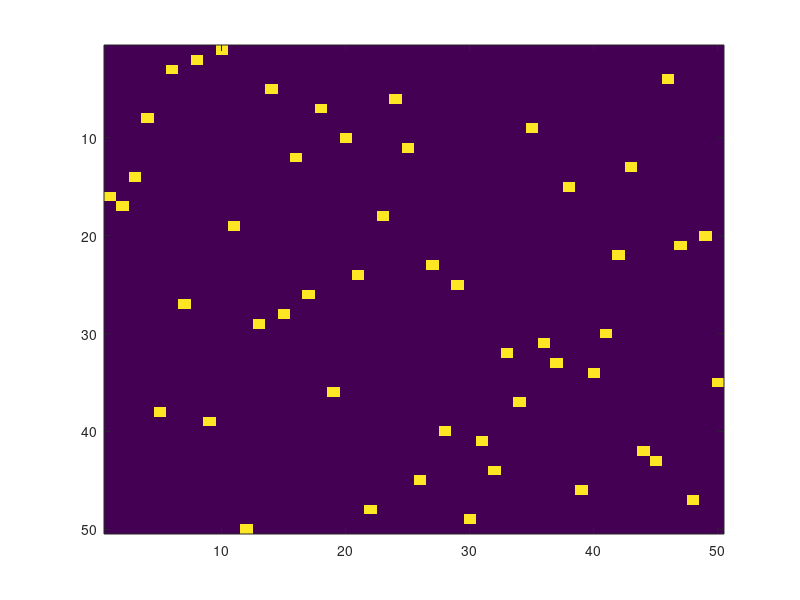

Here is the MATLAB script that generated this plot: (Note: this script raises an error after producing the figure.)
%NEU422_HW2_analysis
%% sequence model
N = 50;
A = eye(N);
A = A(randperm(N),:);
imagesc(A)

observeNetworkActivity(A);

sigma = 0.3;
AA = A+randn(N,N)*sigma;
AA(AA>1) = 1;
AA(AA<0) = 0;
observeNetworkActivity(A);

learnWeights;

%% Neural dynamics in data
load('/Users/Macintosh/Desktop/fiete_sim-master/k55_20160613_RSM.mat')

%% Behavioral correlation
window = 110;
acs = 20;
lefturn = [];
righturn = [];
for tr = 1:size(trials,1)
    thistrial = trials(tr);
    if thistrial.goodQuality==1 && thistrial.mainTrial==1
       pos = thistrial.fArmEntry;
       %at the arm entry point, we can check the position or velocity, and
       %sort with choice or types of trials
       if thistrial.choice=='L' %thistrial.trialType=='L' %
           lefturn = [lefturn; data.velocity(pos-window:pos+acs)];
           %lefturn = [lefturn; data.position(pos-window:pos+acs)];
       end
       if thistrial.choice=='R' %thistrial.trialType=='R' %
           righturn = [righturn; data.velocity(pos-window:pos+acs)];
           %righturn = [righturn; data.position(pos-window:pos+acs)];
       end
    end
end
dt = mean(diff(data.time));
plot(-window*dt:dt:acs*dt,lefturn','r')
hold on
plot(-window*dt:dt:acs*dt,righturn','b')
xlabel('time to arm entry')
ylabel('velocity')

%% Task/choice-modulated transients
window = 110;
acs = 20;
temp = [];
index = 0;
for tr = 1:size(trials,1)
    thistrial = trials(tr);
    if thistrial.goodQuality==1 && thistrial.mainTrial==1
        if thistrial.correctChoice==1  %choice-specific
            pos = thistrial.fCueEntry; %task structure
            temp = [temp; data.DFF(pos-window:pos+acs,:)'];
            index = index+1;
        end
    end
end
%%%temp is trials*neurons X time
temp = reshape(temp, index,size(temp,1)/index,size(temp,2));
%%%now Raster is tiral X neurons X time
Raster = squeeze(nanmean(temp,1));
dt = mean(diff(data.time));
imagesc(-window*dt:dt:acs*dt,1:size(Raster,1),Raster)
xlabel('time to arm entry')
ylabel('cell ID')

%% find specific cells
prefcell = [];
criteria = 5;
for nn = 1:size(data.DFF,2)
    tempL = [];  tempR = [];
    for tr = 1:size(trials,1)
        thistrial = trials(tr);
        if thistrial.goodQuality==1 && thistrial.mainTrial==1
            pos = thistrial.fMemEntry;
            if thistrial.choice=='L'; tempL = [tempL; nanmean(data.DFF(pos-window:pos+acs,nn))]; end;
            if thistrial.choice=='R'; tempR = [tempR; nanmean(data.DFF(pos-window:pos+acs,nn))]; end;  
        end
    end
    %if nanmean(tempL)/nanvar(tempL) > criteria*nanmean(tempR)/nanvar(tempR)
    %    prefcell = [prefcell nn];
    %end
    prefcell = [prefcell nanmean(tempL)/(nanmean(tempL)+nanmean(tempR))];
end
%% plotting
cellid = 198; %260
trialss= [];
for tr = 1:size(trials,1)
    thistrial = trials(tr);
    if thistrial.goodQuality==1 && thistrial.mainTrial==1
        %if thistrial.correctChoice==1  %choice-specific
        if thistrial.choice=='L'
            pos = thistrial.fMemEntry; %task structure
            trialss = [trialss; data.DFF(pos-window:pos+acs,cellid)'];
        end
    end
end
imagesc(-window*dt:dt:acs*dt,1:size(trialss,1),trialss)
xlabel('trials')
ylabel('dF/F')

figure();
plot(-window*dt:dt:acs*dt,nanmean(trialss,1))
xlabel('trials')
ylabel('dF/F')
%% Neural sequences
selected = find(prefcell>0.5);
[a,b] = max(Raster(selected,:)');
[aa,bb] = sort(b);
imagesc(Raster(selected(bb),:))
%%%z-scoring
temp = Raster(selected(bb),:);
temp = temp./var(temp');
imagesc(temp)

%% ...lower-dimension structure


